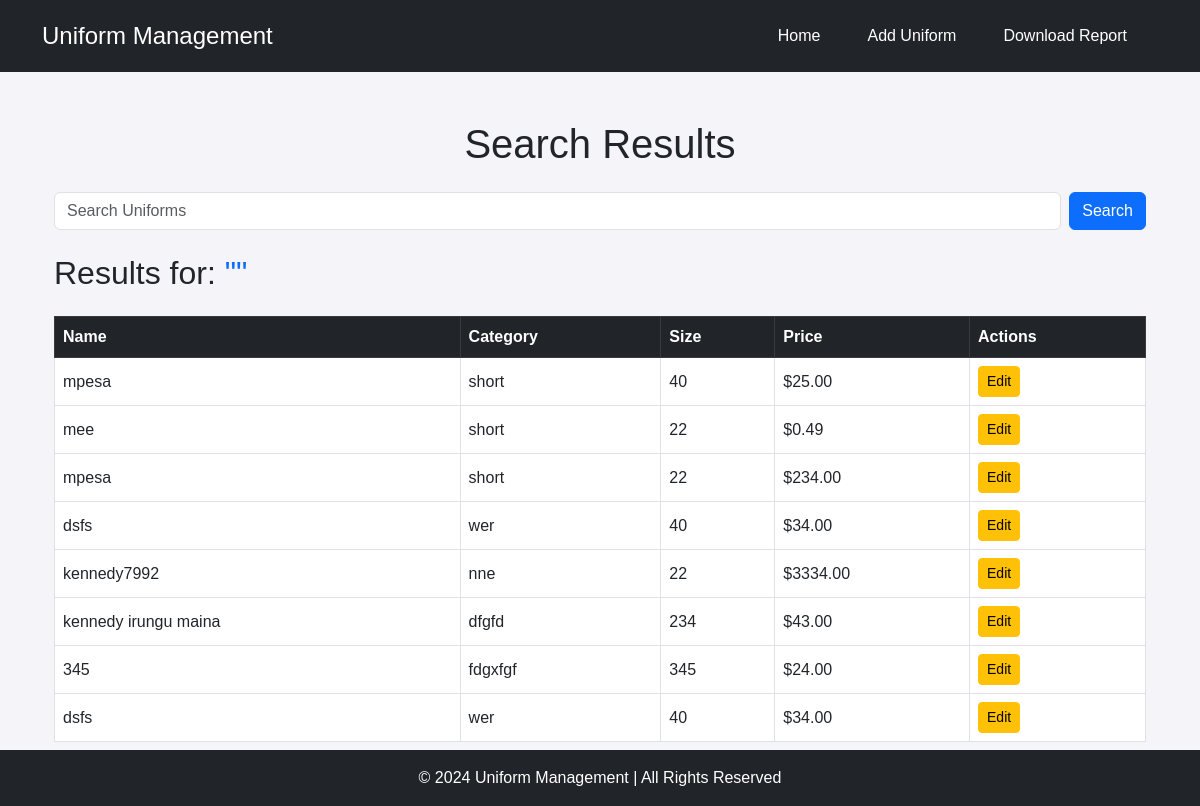
The app's page /search/ with its own data.
### inventory/models.py (models this page shows, shortened)
class Uniform(models.Model):
    name = models.CharField(max_length=100)
    category = models.CharField(max_length=50)
    size = models.CharField(max_length=20)
    quantity = models.IntegerField()
    price = models.DecimalField(max_digits=10, decimal_places=2)
    supplier = models.CharField(max_length=100)
    date_added = models.DateTimeField(auto_now_add=True)
    stock = models.IntegerField(default=0)  # Add default value of 0

### inventory/views.py (the view)
# urls.py: path('search/', views.search_uniform, name='search_uniform'),
def search_uniform(request):
    query = request.GET.get('query', '')  # Get the search query from the request
    uniforms = Uniform.objects.all()  # Default to all uniforms
    if query:
        uniforms = uniforms.filter(name__icontains=query)
    return render(request, 'search_results.html', {'uniforms': uniforms, 'query': query})

### inventory/templates/search_results.html (shortened to what this page needs)
{% extends 'base.html' %}
{% block content %}
<div class="container my-5">
    <h1 class="text-center mb-4">Search Results</h1>
    <form method="get" action="{% url 'search_uniform' %}" class="d-flex mb-4">
        <input
            type="text"
            name="query"
            value="{{ query }}"
            class="form-control me-2"
            placeholder="Search Uniforms"
            aria-label="Search Uniforms">
        <button type="submit" class="btn btn-primary">Search</button>
    </form>
    {% if uniforms %}
        <h2 class="mb-4">Results for: <span class="text-primary">"{{ query }}"</span></h2>
        <div class="table-responsive">
            <table class="table table-bordered table-hover align-middle">
                <thead class="table-dark">
                    <tr>
                        <th>Name</th>
                        <th>Category</th>
                        <th>Size</th>
                        <th>Price</th>
                        <th>Actions</th>
                    </tr>
                </thead>
                <tbody>
                    {% for uniform in uniforms %}
                    <tr>
                        <td>{{ uniform.name }}</td>
                        <td>{{ uniform.category }}</td>
                        <td>{{ uniform.size }}</td>
                        <td>${{ uniform.price }}</td>
                        <td>
                            <a href="{% url 'edit_uniform' uniform.id %}" class="btn btn-sm btn-warning">Edit</a>
                        </td>
                    </tr>
                    {% endfor %}
                </tbody>
            </table>
        </div>
    {% else %}
        <p class="text-center text-muted">No uniforms found for "<strong>{{ query }}</strong>".</p>
    {% endif %}
</div>
{% endblock %}

### inventory/templates/base.html (shortened to what this page needs)
{% load static %}
<!DOCTYPE html>
<html lang="en">
<head>
    <link href="https://cdn.jsdelivr.net/npm/bootstrap@5.3.0/dist/css/bootstrap.min.css" rel="stylesheet">
    <link rel="stylesheet" href="{% static 'css/styles.css' %}">
</head>
<body>
    <header class="bg-dark text-white py-3">
        <div class="container d-flex justify-content-between align-items-center">
            <h1 class="h4 mb-0">Uniform Management</h1>
            <nav>
                <ul class="nav">
                    <li class="nav-item"><a class="nav-link text-white" href="{% url 'admin_home' %}">Home</a></li>
                    <li class="nav-item"><a class="nav-link text-white" href="{% url 'add_uniform' %}">Add Uniform</a></li>
                    <li class="nav-item"><a class="nav-link text-white" href="{% url 'download_inventory_report' %}">Download Report</a></li>
                </ul>
            </nav>
        </div>
    </header>
    <main class="container my-5">
        {% block content %}{% endblock %}
    </main>
    <footer class="bg-dark text-white text-center py-3">
        <p class="mb-0">&copy; 2024 Uniform Management | All Rights Reserved</p>
    </footer>
</body>
</html>

### inventory/static/css/styles.css (style rules this page uses)
body { font-family: Arial, sans-serif; margin: 0; padding: 0; background-color: #f4f4f9; }
header { background-color: #007bff; color: #fff; padding: 10px 20px; }
header ul { list-style: none; padding: 0; }
header ul li { display: inline; margin-right: 15px; }
header ul li a { color: #fff; text-decoration: none; }
footer { background-color: #007bff; color: #fff; text-align: center; padding: 10px 0; position: fixed; bottom: 0; width: 100%; }

### records on screen
Uniform: name "mpesa", category "short", size "40", price "25.00"
Uniform: name "mee", category "short", size "22", price "0.49"
Uniform: name "mpesa", category "short", size "22", price "234.00"
Uniform: name "dsfs", category "wer", size "40", price "34.00"
Uniform: name "kennedy7992", category "nne", size "22", price "3334.00"
Uniform: name "kennedy irungu maina", category "dfgfd", size "234", price "43.00"
Uniform: name "345", category "fdgxfgf", size "345", price "24.00"
Uniform: name "dsfs", category "wer", size "40", price "34.00"
